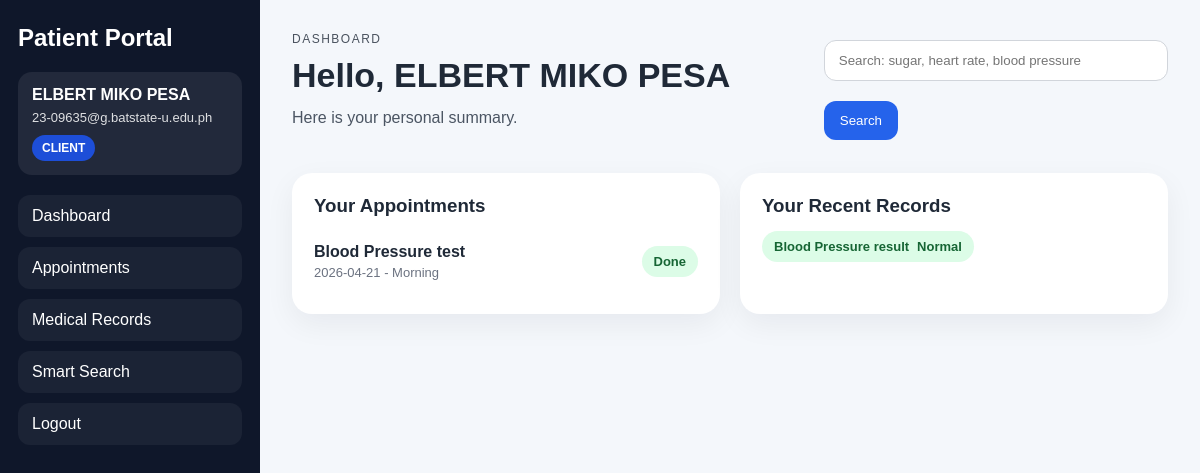
/dashboard (signed in), run on the app's committed database.
### tables this page shows
CREATE TABLE appointments (
    id INTEGER PRIMARY KEY AUTOINCREMENT,
    user_id INTEGER NOT NULL,
    name TEXT NOT NULL,
    appointment_date TEXT NOT NULL,
    schedule TEXT NOT NULL,
    status TEXT NOT NULL DEFAULT 'Pending',
    notes TEXT DEFAULT '',
    created_at TEXT DEFAULT CURRENT_TIMESTAMP,
    FOREIGN KEY (user_id) REFERENCES users(id)
);

CREATE TABLE records (
    id INTEGER PRIMARY KEY AUTOINCREMENT,
    user_id INTEGER NOT NULL,
    appointment_id INTEGER,
    test_name TEXT NOT NULL,
    value TEXT NOT NULL,
    status TEXT NOT NULL,
    plain_explanation TEXT NOT NULL,
    created_at TEXT DEFAULT CURRENT_TIMESTAMP,
    FOREIGN KEY (user_id) REFERENCES users(id),
    FOREIGN KEY (appointment_id) REFERENCES appointments(id)
);

### routes/dashboard_routes.py (the view)
@dashboard_bp.route("/dashboard")
def dashboard():
    if "user" not in session:
        return redirect("/")
    role = session["user"]["role"]
    user_id = session["user"]["id"]
    if role == "admin":
        appointments = get_all_appointments_for_admin()[:5]
        return render_template("dashboard.html", user=session["user"], records=[], appointments=appointments)
    records = [dict(r) for r in get_user_records(user_id)][:3]
    appointments = get_user_appointments(user_id)[:3]
    return render_template("dashboard.html", user=session["user"], records=records, appointments=appointments)

### application/services/appointment_service.py (called while the page is built)
def get_user_appointments(user_id):
    return fetch_user_appointments(user_id)

### application/services/record_service.py (called while the page is built)
def get_user_records(user_id):
    return fetch_user_records(user_id)

### data/repositories/appointment_repository.py (called while the page is built)
def fetch_user_appointments(user_id):
    conn = get_connection()
    cursor = conn.cursor()
    cursor.execute("SELECT * FROM appointments WHERE user_id = ? ORDER BY appointment_date ASC, id DESC", (user_id,))
    rows = cursor.fetchall()
    conn.close()
    return [dict(row) for row in rows]

### data/repositories/record_repository.py (called while the page is built)
def fetch_user_records(user_id):
    conn = get_connection()
    cursor = conn.cursor()
    cursor.execute("SELECT * FROM records WHERE user_id = ? ORDER BY id DESC", (user_id,))
    rows = cursor.fetchall()
    conn.close()
    return rows

### utils/db_helper.py (called while the page is built)
def get_connection():
    conn = sqlite3.connect("data/database.db")
    conn.row_factory = sqlite3.Row
    return conn

### presentation/templates/dashboard.html (shortened to what this page needs)
{% extends 'base.html' %}
{% block content %}
<section class="page-header">
    <div>
        <p class="eyebrow">Dashboard</p>
        <h1>Hello, {{ user.full_name }}</h1>
        {% if user.role == 'admin' %}
        <p class="subtext">You can review client appointments and complete them with results.</p>
        {% else %}
        <p class="subtext">Here is your personal summary.</p>
        {% endif %}
    </div>
    {% if user.role != 'admin' %}
    <form action="/search" method="GET" class="search-inline">
        <input type="text" name="q" placeholder="Search: sugar, heart rate, blood pressure">
        <button type="submit" class="btn-primary">Search</button>
    </form>
    {% endif %}
</section>
<section class="cards-grid">
    <div class="card">
        <h3>{% if user.role == 'admin' %}Client Appointments{% else %}Your Appointments{% endif %}</h3>
        {% if appointments %}
            {% for item in appointments %}
                <div class="list-item">
                    <div>
                        <strong>{{ item.name }}</strong>
                        <div class="small-text">{{ item.appointment_date }} - {{ item.schedule }}</div>
                    </div>
                    <span class="status-badge {{ item.status|lower }}">{{ item.status }}</span>
                </div>
            {% endfor %}
        {% else %}
            <p>No appointments yet.</p>
        {% endif %}
    </div>
    <div class="card">
        {% if user.role == 'admin' %}
        <h3>Admin Notes</h3>
        <p>Open the appointments page to confirm completed appointments and enter the result and explanation.</p>
        {% else %}
        <h3>Your Recent Records</h3>
        {% if records %}
            {% for record in records %}
                <div class="record-chip {{ record.status|lower }}">
                    <strong>{{ record.test_name }}</strong>
                    <span>{{ record.status }}</span>
                </div>
            {% endfor %}
        {% else %}
            <p>No medical records yet. Wait for the admin to complete your appointment.</p>
        {% endif %}
        {% endif %}
    </div>
</section>
{% endblock %}

### presentation/templates/base.html (shortened to what this page needs)
<!DOCTYPE html>
<html lang="en">
<head>
    <link rel="stylesheet" href="{{ url_for('static', filename='css/style.css') }}">
</head>
<body>
    <div class="layout">
        {% if session.get('user') %}
        <aside class="sidebar">
            <div class="brand">Patient Portal</div>
            <div class="user-box">
                <div class="user-name">{{ session['user']['full_name'] }}</div>
                <div class="user-email">{{ session['user']['email'] }}</div>
                <div class="role-badge">{{ session['user']['role']|upper }}</div>
            </div>
            <nav class="nav-links">
                <a href="/dashboard">Dashboard</a>
                <a href="/appointments">Appointments</a>
                {% if session['user']['role'] != 'admin' %}
                <a href="/records">Medical Records</a>
                <a href="/search?q=sugar">Smart Search</a>
                {% endif %}
                <a href="/logout">Logout</a>
            </nav>
        </aside>
        {% endif %}
        <main class="main-content {% if not session.get('user') %}auth-layout{% endif %}">
            {% block content %}{% endblock %}
        </main>
    </div>
</body>
</html>

### presentation/static/css/style.css (style rules this page uses)
* { box-sizing: border-box; margin: 0; padding: 0; font-family: Arial, sans-serif; }
body { background: #f4f7fb; color: #1f2937; }
.layout { min-height: 100vh; display: flex; }
.sidebar { width: 260px; background: #0f172a; color: white; padding: 24px 18px; display: flex; flex-direction: column; gap: 20px; }
.brand { font-size: 24px; font-weight: bold; }
.user-box { padding: 14px; background: rgba(255,255,255,0.08); border-radius: 14px; }
.user-name { font-weight: bold; margin-bottom: 6px; }
.user-email { font-size: 13px; opacity: 0.85; word-break: break-word; }
.role-badge { margin-top: 10px; display: inline-block; padding: 6px 10px; border-radius: 999px; background: #1d4ed8; font-size: 12px; font-weight: bold; }
.nav-links { display: flex; flex-direction: column; gap: 10px; }
.nav-links a { text-decoration: none; color: white; padding: 12px 14px; border-radius: 12px; background: rgba(255,255,255,0.05); }
.main-content { flex: 1; padding: 32px; }
.eyebrow { font-size: 12px; text-transform: uppercase; letter-spacing: 1.5px; margin-bottom: 10px; opacity: 0.8; }
h1 { font-size: 34px; margin-bottom: 10px; }
h3 { margin-bottom: 14px; }
.subtext { color: #4b5563; margin-bottom: 18px; line-height: 1.6; }
input, .select-box { width: 100%; padding: 12px 14px; border: 1px solid #d1d5db; border-radius: 12px; margin-bottom: 6px; outline: none; background: white; }
.btn-primary, .btn-success, .btn-danger { color: white; border: none; border-radius: 12px; padding: 12px 16px; cursor: pointer; margin-top: 10px; }
.btn-primary { background: #2563eb; }
.page-header { display: flex; justify-content: space-between; gap: 20px; align-items: center; margin-bottom: 24px; flex-wrap: wrap; }
.cards-grid { display: grid; grid-template-columns: repeat(2, minmax(0, 1fr)); gap: 20px; margin-bottom: 20px; }
.card { background: white; padding: 22px; border-radius: 20px; box-shadow: 0 10px 30px rgba(15, 23, 42, 0.06); }
.list-item { padding: 12px 0; border-bottom: 1px solid #e5e7eb; display: flex; justify-content: space-between; gap: 12px; align-items: center; }
.list-item:last-child { border-bottom: none; }
.status-badge, .record-chip { display: inline-flex; align-items: center; gap: 8px; padding: 8px 12px; border-radius: 999px; font-size: 13px; font-weight: bold; }
.status-badge.normal, .record-chip.normal { background: #dcfce7; color: #166534; }
.status-badge.done { background: #dcfce7; color: #166534; }
.search-inline { display: flex; gap: 10px; flex-wrap: wrap; }
.search-inline input { min-width: 260px; margin-bottom: 0; }
.small-text { font-size: 13px; color: #6b7280; margin-top: 4px; }

### data on the page
appointments: name "Blood Pressure test", appointment_date "2026-04-21", schedule "Morning", status "Done"
records: test_name "Blood Pressure result", status "Normal"

### other printed values
{{ session['user']['full_name'] }} "ELBERT MIKO PESA"
{{ session['user']['email'] }} "23-09635@g.batstate-u.edu.ph"
{{ session['user']['role']|upper }} "CLIENT"
{{ user.full_name }} "ELBERT MIKO PESA"
